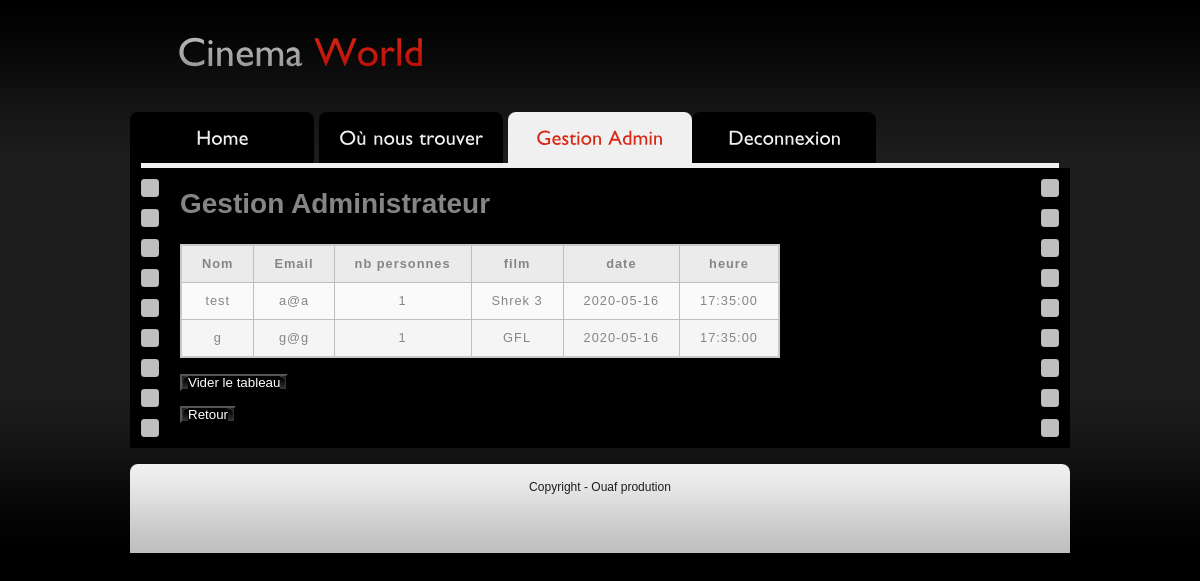
/view/manage_reserv.php (signed in), run on the app's committed database.
### tables this page shows
CREATE TABLE IF NOT EXISTS `reservation` (
  `email` varchar(40) NOT NULL,
  `nom` varchar(40) NOT NULL,
  `nb_pers` int(11) NOT NULL,
  `film` varchar(40) NOT NULL,
  `date` date NOT NULL,
  `heure` time NOT NULL
);

### class/Manager/Manager_User.php (called while the page is built, shortened)
<?php
class Manager_User{
  public function recup_reserv(){
    $bdd = new PDO('mysql:host=localhost;dbname=cinema','root','');
    $req = $bdd->query('SELECT * FROM reservation');
    $donnee = $req->fetchall();
    return $donnee;
  }
}
?>

### view/manage_reserv.php (the view, shortened to what this page needs)
<?php session_start();
require '../class/manager/Manager_User.php';
?>
<!DOCTYPE html PUBLIC "-//W3C//DTD XHTML 1.0 Strict//EN" "http://www.w3.org/TR/xhtml1/DTD/xhtml1-strict.dtd">
<html xmlns="http://www.w3.org/1999/xhtml" xml:lang="en" lang="en">
<head>
<link href="../lib/css/style.css" rel="stylesheet" type="text/css" />
<link href="../lib/css/tableau.css" rel="stylesheet" type="text/css">
</head>
<body id="page6">
<div class="tail-top">
	<div class="tail-bottom">
		<div id="main">
			<div id="header">
				<div class="row-1" "col-md-6">
					<div class="fleft"><a href="../index.php">Cinema <span>World</span></a></div>
			</div>
				<div class="row-2">
					<ul>
						<li><a href="../index.php">Home</a></li>
						<li><a href="sitemap.php">Où nous trouver</a></li>
						<?php
							if(isset($_SESSION['nom']) && !isset($_SESSION['role'])){
								echo '<li class="last"><a href="mon_compte.php">Mon compte</a></li>';
							}
							else if(isset($_SESSION['nom']) && isset($_SESSION['role'])){
								echo '<li class="last"><a href="gestion_admin.php" class="active">Gestion Admin</a></li>';
							}
              if(isset($_SESSION['nom'])){
								echo '<li class="last"><a href="../traitement/deconnexion.php">Deconnexion</a></li>';
							}
						?>
					</ul>
				</div>
			</div>
			<div id="content">
        <div class="line-hor"></div>
				<div class="box">
					<div class="border-right">
						<div class="border-left">
							<div class="inner">
                <h1>Gestion Administrateur</h1><br><br>
      						<fieldset>
      						<div class="wrapper">
                    <table>
                    <tr>
                      <th>Nom</th>
                      <th>Email</th>
                      <th>nb personnes</th>
                      <th>film</th>
                      <th>date</th>
                      <th>heure</th>
                    </tr>
                    <?php
        							$manage_reserv = new Manager_User;
        							$donnee = $manage_reserv->recup_reserv();
        							foreach($donnee as $value) {
        								echo "<tr>
                          <td>".$value['nom']."</td>
                          <td>".$value['email']."</td>
                          <td>".$value['nb_pers']."</td>
                          <td>".$value['film']."</td>
                          <td>".$value['date']."</td>
                          <td>".$value['heure']."</td>
                        </tr>";
        							}
        						 ?>
                     </table>
                     <br>
                     <button class="link2" onclick="window.location='manage_reserv.php?suppr=true'">
       								<span>Vider le tableau</span>
       							</button>
                    <br><br>
                     <button class="link2" onclick="window.history.back();">
       								<span>Retour</span>
       							</button>
      						 </div>
      						</fieldset>
							</div>
						</div>
					</div>
				</div>
			</div>
      <br>
			<div id="footer">
				<div class="left">
					<div class="right">
							<div class="inside">Copyright - Ouaf prodution <br />
						</div>
					</div>
				</div>
			</div>
		</div>
	</div>
</div>
</body>
</html>

### data on the page
reservation: nom "test", email "a@a", nb_pers "1", film "Shrek 3", date "2020-05-16", heure "17:35:00"
reservation: nom "g", email "g@g", nb_pers "1", film "GFL", date "2020-05-16", heure "17:35:00"
